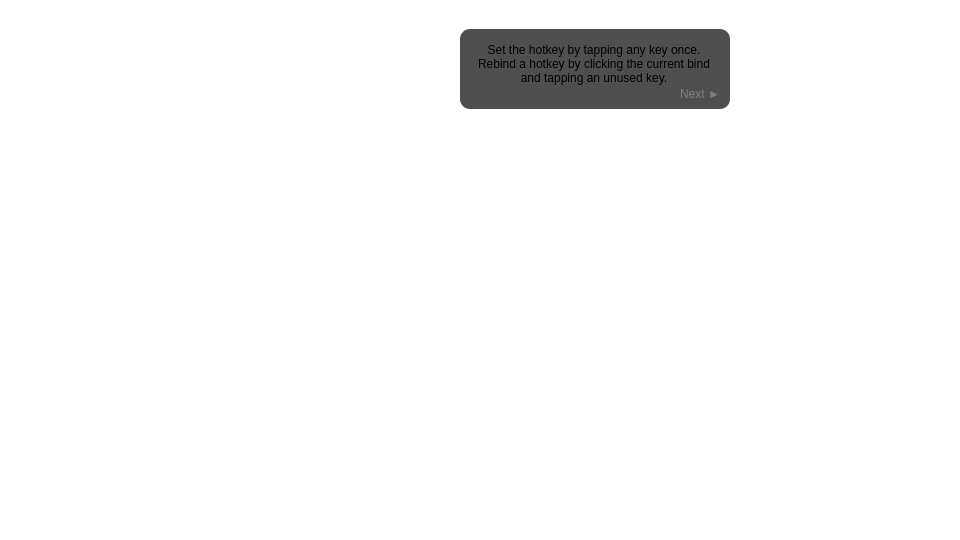
  <widget class="QGroupBox" name="slide_04">
   <property name="geometry">
    <rect>
     <x>960</x>
     <y>0</y>
     <width>960</width>
     <height>540</height>
    </rect>
   </property>
   <property name="styleSheet">
    <string notr="true">background: transparent;
border: 0px;</string>
   </property>
   <property name="title">
    <string/>
   </property>
   <widget class="QGroupBox" name="instruction_04">
    <property name="geometry">
     <rect>
      <x>460</x>
      <y>29</y>
      <width>270</width>
      <height>80</height>
     </rect>
    </property>
    <property name="styleSheet">
     <string notr="true">QGroupBox { background: #B0000000; border-radius: 10px; }</string>
    </property>
    <property name="title">
     <string/>
    </property>
    <widget class="QPushButton" name="next_04">
     <property name="geometry">
      <rect>
       <x>210</x>
       <y>55</y>
       <width>60</width>
       <height>20</height>
      </rect>
     </property>
     <property name="styleSheet">
      <string notr="true">QPushButton { color: #808080; }
QPushButton:hover { color: #C0C0C0; }</string>
     </property>
     <property name="text">
      <string>Next ►</string>
     </property>
    </widget>
    <widget class="QLabel" name="label_04">
     <property name="geometry">
      <rect>
       <x>9</x>
       <y>0</y>
       <width>250</width>
       <height>70</height>
      </rect>
     </property>
     <property name="text">
      <string>Set the hotkey by tapping any key once. 
Rebind a hotkey by clicking the current bind and tapping an unused key.</string>
     </property>
     <property name="alignment">
      <set>Qt::AlignCenter</set>
     </property>
     <property name="wordWrap">
      <bool>true</bool>
     </property>
    </widget>
    <zorder>label_04</zorder>
    <zorder>next_04</zorder>
   </widget>
  </widget>
